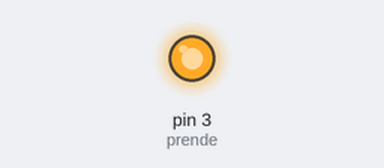
Bench run of a sketch on a simulated Arduino Uno, built with avr-gcc and run on an emulated ATmega328P. On the bench: output pins drawn as LEDs (lit = HIGH).

Above: at 0.1 s.
Timing chart, 0 to 1.6 s (numbered marks = the images above):
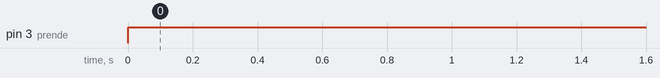

The sketch:

FOQUITAR.ino
```cpp
int prende=3;
void setup() {
  // put your setup code here, to run once:
 pinMode(prende,OUTPUT);
 digitalWrite(prende,LOW);
}

void loop() {
  // put your main code here, to run repeatedly:
digitalWrite(prende,HIGH);
delay(100000);
digitalWrite(prende,LOW);
}
```

Measured:
- by itself, pin 3 (prende): LOW → HIGH at 0.00 s
